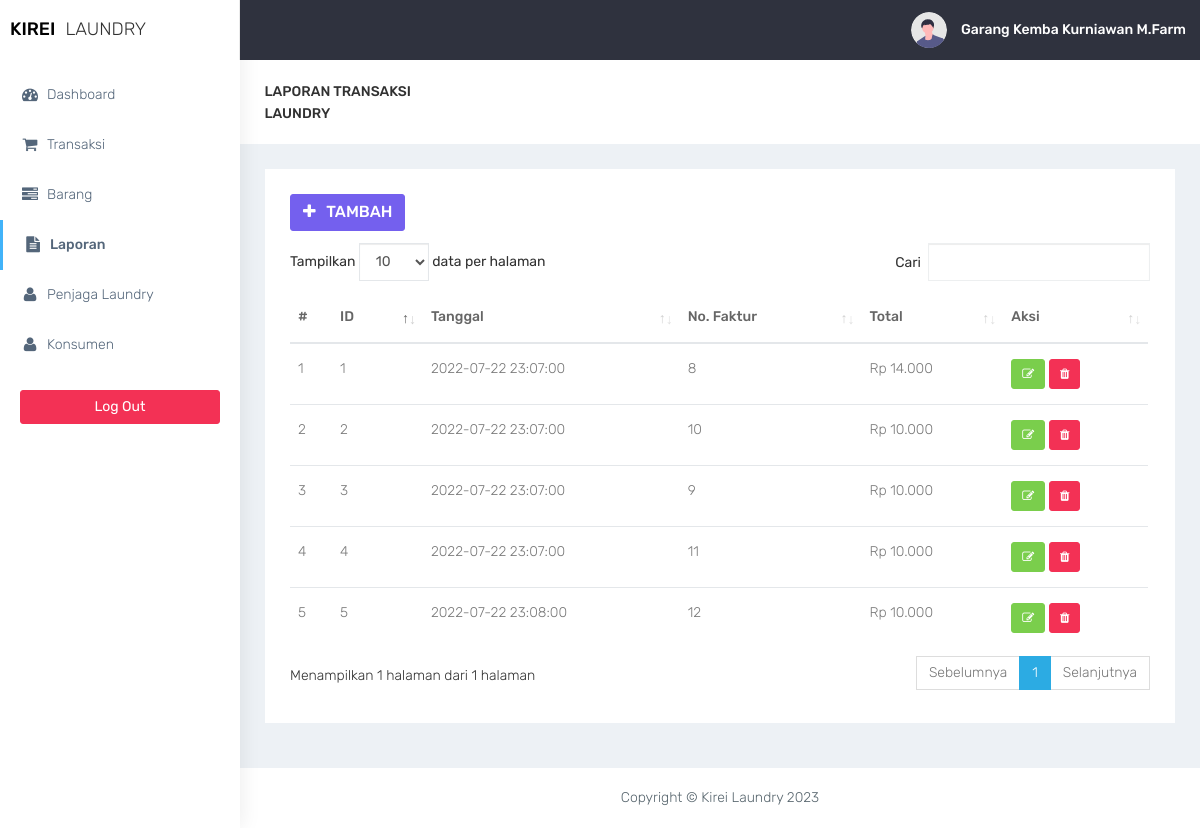
Page /laporan/laporan.php (signed in) on the committed database.
### tables this page shows
CREATE TABLE `laporan` (
  `id_laporan` int(11) NOT NULL,
  `tgl` datetime NOT NULL,
  `no_faktur` int(11) NOT NULL,
  `total` int(11) NOT NULL
);

### laporan/laporan.php (the view, shortened to what this page needs)
<?php
require '../functions.php';
require '../layout/layout_header.php';
?>
<div class="container-fluid">
    <div class="row bg-title">
        <div class="col-lg-3 col-md-4 col-sm-4 col-xs-12">
            <h4 class="page-title">laporan Transaksi Laundry</h4>
        </div>
    </div>
    <div class="row">
        <div class="col-md-12 col-lg-12 col-sm-12">
            <div class="white-box">
                <div class="row">
                    <div class="col-md-6">
                        <a href="laporan-tambah.php" class="btn btn-primary box-title"><i class="fa fa-plus fa-fw"></i> Tambah</a>
                    </div>
                </div>
                <?php
                if ($conn->connect_errno == 0) {
                    $sql = "SELECT * FROM laporan";
                    $res = $conn->query($sql);
                    if ($res) {
                ?>
                        <div class="table-responsive">
                            <table class="table" id="table">
                                <thead>
                                    <tr>
                                        <th>#</th>
                                        <th>ID</th>
                                        <th>Tanggal</th>
                                        <th>No. Faktur</th>
                                        <th>Total</th>
                                        <th>Aksi</th>
                                    </tr>
                                </thead>
                                <tbody>
                                    <?php
                                    $data = $res->fetch_all(MYSQLI_ASSOC);
                                    foreach ($data as $row) {
                                    ?>
                                        <tr>
                                            <td></td>
                                            <td><?= $row['id_laporan']; ?></td>
                                            <td><?= $row['tgl']; ?></td>
                                            <td><?= $row['no_faktur']; ?></td>
                                            <td>Rp <?= number_format($row['total'], 0, ',', '.'); ?></td>
                                            <td>
                                                <a href="laporan-ubah.php?id_laporan=<?php echo $row["id_laporan"]; ?>" class="btn btn-success btn-sm" title="Ubah">
                                                    <i class="fa fa-pencil-square-o"></i>
                                                </a>
                                                <a href="laporan-hapus.php?id_laporan=<?php echo $row["id_laporan"];?>"  class="btn btn-danger btn-sm delete-data">
                                                    <i class="fa fa-trash"></i>
                                                </a>
                                            </td>
                                        </tr>
                                    <?php
                                    }
                                    ?>
                                </tbody>
                            </table>
                    <?php
                    } else
                        echo "Gagal Eksekusi SQL" . (DEVELOPMENT ? " : " . $conn->error : "") . "<br>";
                } else
                    echo "Gagal koneksi" . (DEVELOPMENT ? " : " . $conn->connect_error : "") . "<br>";
                    ?>
                        </div>
            </div>
        </div>
    </div>
</div>
<?php
require '../layout/layout_footer.php';
?>

### assets/css/colors/default.css (style rules this page uses)
body { background: #fff; }

### rows in the picture
laporan: id_laporan "1", tgl "2022-07-22 23:07:00", no_faktur "8", total "14.000"
laporan: id_laporan "2", tgl "2022-07-22 23:07:00", no_faktur "10", total "10.000"
laporan: id_laporan "3", tgl "2022-07-22 23:07:00", no_faktur "9", total "10.000"
laporan: id_laporan "4", tgl "2022-07-22 23:07:00", no_faktur "11", total "10.000"
laporan: id_laporan "5", tgl "2022-07-22 23:08:00", no_faktur "12", total "10.000"

### other values in the picture
$_SESSION['nm_pegawai'] "Garang Kemba Kurniawan M.Farm"
